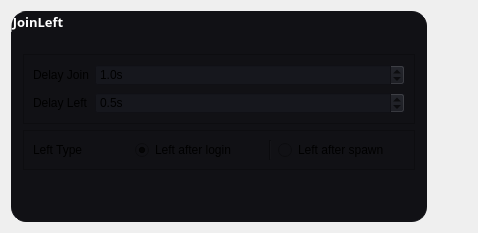
         <widget class="QWidget" name="joinleft_page">
          <layout class="QGridLayout" name="gridLayout_3">
           <item row="0" column="0">
            <widget class="QGroupBox" name="joinleft_gr">
             <property name="minimumSize">
              <size>
               <width>0</width>
               <height>0</height>
              </size>
             </property>
             <property name="font">
              <font>
               <family>JetBrains Mono</family>
               <pointsize>10</pointsize>
               <weight>75</weight>
               <bold>true</bold>
              </font>
             </property>
             <property name="styleSheet">
              <string notr="true">#joinleft_gr{
  background-color: rgb(17, 17, 21);
  border: 1px solid  rgb(17, 17, 21);
  border-radius: 15px;
}
#joinleft_gr::title{
  color: rgb(255, 255, 255)
}</string>
             </property>
             <property name="title">
              <string>JoinLeft</string>
             </property>
             <property name="flat">
              <bool>false</bool>
             </property>
             <property name="checkable">
              <bool>false</bool>
             </property>
             <layout class="QVBoxLayout" name="verticalLayout_7">
              <property name="topMargin">
               <number>19</number>
              </property>
              <item>
               <widget class="QFrame" name="frame_9">
                <property name="styleSheet">
                 <string notr="true">background-color: rgb(17, 17, 21);</string>
                </property>
                <property name="frameShape">
                 <enum>QFrame::StyledPanel</enum>
                </property>
                <property name="frameShadow">
                 <enum>QFrame::Raised</enum>
                </property>
                <layout class="QGridLayout" name="gridLayout_7">
                 <item row="1" column="0">
                  <widget class="QLabel" name="label_8">
                   <property name="text">
                    <string>Delay Left</string>
                   </property>
                  </widget>
                 </item>
                 <item row="0" column="0">
                  <widget class="QLabel" name="label_7">
                   <property name="text">
                    <string>Delay Join</string>
                   </property>
                  </widget>
                 </item>
                 <item row="0" column="1">
                  <widget class="QDoubleSpinBox" name="delay_join1_sp">
                   <property name="minimumSize">
                    <size>
                     <width>310</width>
                     <height>0</height>
                    </size>
                   </property>
                   <property name="styleSheet">
                    <string notr="true">background-color: rgb(22, 23, 29);</string>
                   </property>
                   <property name="suffix">
                    <string>s</string>
                   </property>
                   <property name="decimals">
                    <number>1</number>
                   </property>
                   <property name="maximum">
                    <double>100.000000000000000</double>
                   </property>
                   <property name="singleStep">
                    <double>0.500000000000000</double>
                   </property>
                   <property name="value">
                    <double>1.000000000000000</double>
                   </property>
                  </widget>
                 </item>
                 <item row="1" column="1">
                  <widget class="QDoubleSpinBox" name="delay_left_sp">
                   <property name="styleSheet">
                    <string notr="true">background-color: rgb(22, 23, 29);</string>
                   </property>
                   <property name="suffix">
                    <string>s</string>
                   </property>
                   <property name="decimals">
                    <number>1</number>
                   </property>
                   <property name="singleStep">
                    <double>0.500000000000000</double>
                   </property>
                   <property name="value">
                    <double>0.500000000000000</double>
                   </property>
                  </widget>
                 </item>
                </layout>
               </widget>
              </item>
              <item>
               <widget class="QFrame" name="frame_13">
                <property name="minimumSize">
                 <size>
                  <width>0</width>
                  <height>0</height>
                 </size>
                </property>
                <property name="styleSheet">
                 <string notr="true">background-color: rgb(17, 17, 21);</string>
                </property>
                <property name="frameShape">
                 <enum>QFrame::StyledPanel</enum>
                </property>
                <property name="frameShadow">
                 <enum>QFrame::Raised</enum>
                </property>
                <layout class="QHBoxLayout" name="horizontalLayout_11">
                 <item>
                  <widget class="QLabel" name="label_17">
                   <property name="maximumSize">
                    <size>
                     <width>96</width>
                     <height>23456</height>
                    </size>
                   </property>
                   <property name="text">
                    <string>Left Type</string>
                   </property>
                  </widget>
                 </item>
                 <item>
                  <widget class="QRadioButton" name="left_after_login_rb">
                   <property name="text">
                    <string>Left after login</string>
                   </property>
                   <property name="checked">
                    <bool>true</bool>
                   </property>
                  </widget>
                 </item>
                 <item>
                  <widget class="Line" name="line">
                   <property name="orientation">
                    <enum>Qt::Vertical</enum>
                   </property>
                  </widget>
                 </item>
                 <item>
                  <widget class="QRadioButton" name="left_after_spawn_rb">
                   <property name="styleSheet">
                    <string notr="true"/>
                   </property>
                   <property name="text">
                    <string>Left after spawn</string>
                   </property>
                  </widget>
                 </item>
                </layout>
               </widget>
              </item>
              <item>
               <spacer name="verticalSpacer_3">
                <property name="orientation">
                 <enum>Qt::Vertical</enum>
                </property>
                <property name="sizeHint" stdset="0">
                 <size>
                  <width>20</width>
                  <height>40</height>
                 </size>
                </property>
               </spacer>
              </item>
             </layout>
            </widget>
           </item>
           <item row="0" column="1">
            <spacer name="horizontalSpacer_4">
             <property name="orientation">
              <enum>Qt::Horizontal</enum>
             </property>
             <property name="sizeHint" stdset="0">
              <size>
               <width>40</width>
               <height>20</height>
              </size>
             </property>
            </spacer>
           </item>
          </layout>
         </widget>
